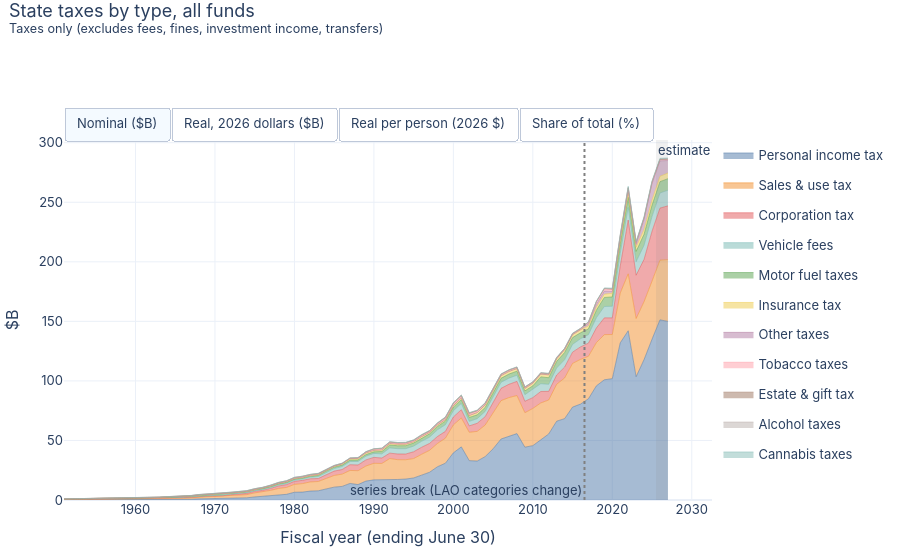

The cell this chart's notebook holds for it:
### Code cell
taxes = add_views(rev[rev.group == "Tax"].groupby(["fy", "tax_type"], as_index=False).amount_k.sum())
fig = stacked_area_toggle(taxes, "tax_type", "State taxes by type, all funds",
                          "Taxes only (excludes fees, fines, investment income, transfers)", breaks=BREAK)
fig.show()
